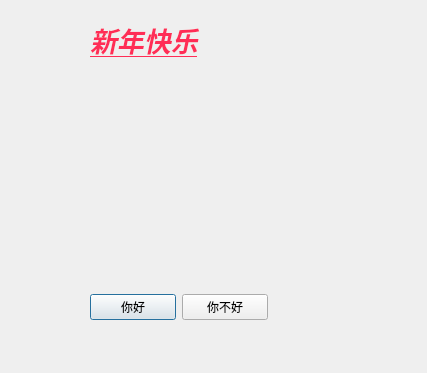
<?xml version="1.0" encoding="UTF-8"?>
<ui version="4.0">
 <class>about</class>
 <widget class="QDialog" name="about">
  <property name="geometry">
   <rect>
    <x>0</x>
    <y>0</y>
    <width>427</width>
    <height>373</height>
   </rect>
  </property>
  <property name="windowTitle">
   <string>Dialog</string>
  </property>
  <widget class="QLabel" name="label">
   <property name="geometry">
    <rect>
     <x>90</x>
     <y>10</y>
     <width>171</width>
     <height>61</height>
    </rect>
   </property>
   <property name="text">
    <string>&lt;html&gt;&lt;head/&gt;&lt;body&gt;&lt;p&gt;&lt;span style=&quot; font-size:20pt; font-weight:600; font-style:italic; text-decoration: underline; color:#ff2d56;&quot;&gt;新年快乐&lt;/span&gt;&lt;/p&gt;&lt;/body&gt;&lt;/html&gt;</string>
   </property>
  </widget>
  <widget class="QLabel" name="movieLable">
   <property name="geometry">
    <rect>
     <x>80</x>
     <y>80</y>
     <width>231</width>
     <height>161</height>
    </rect>
   </property>
   <property name="text">
    <string/>
   </property>
  </widget>
  <widget class="QWidget" name="">
   <property name="geometry">
    <rect>
     <x>90</x>
     <y>290</y>
     <width>178</width>
     <height>35</height>
    </rect>
   </property>
   <layout class="QHBoxLayout" name="horizontalLayout">
    <item>
     <widget class="QPushButton" name="helloButton">
      <property name="text">
       <string>你好</string>
      </property>
     </widget>
    </item>
    <item>
     <widget class="QPushButton" name="noButton">
      <property name="text">
       <string>你不好</string>
      </property>
     </widget>
    </item>
   </layout>
  </widget>
  <zorder>label</zorder>
  <zorder>movieLable</zorder>
  <zorder>noButton</zorder>
  <zorder>helloButton</zorder>
  <zorder>noButton</zorder>
  <zorder>noButton</zorder>
 </widget>
 <resources/>
 <connections/>
</ui>
